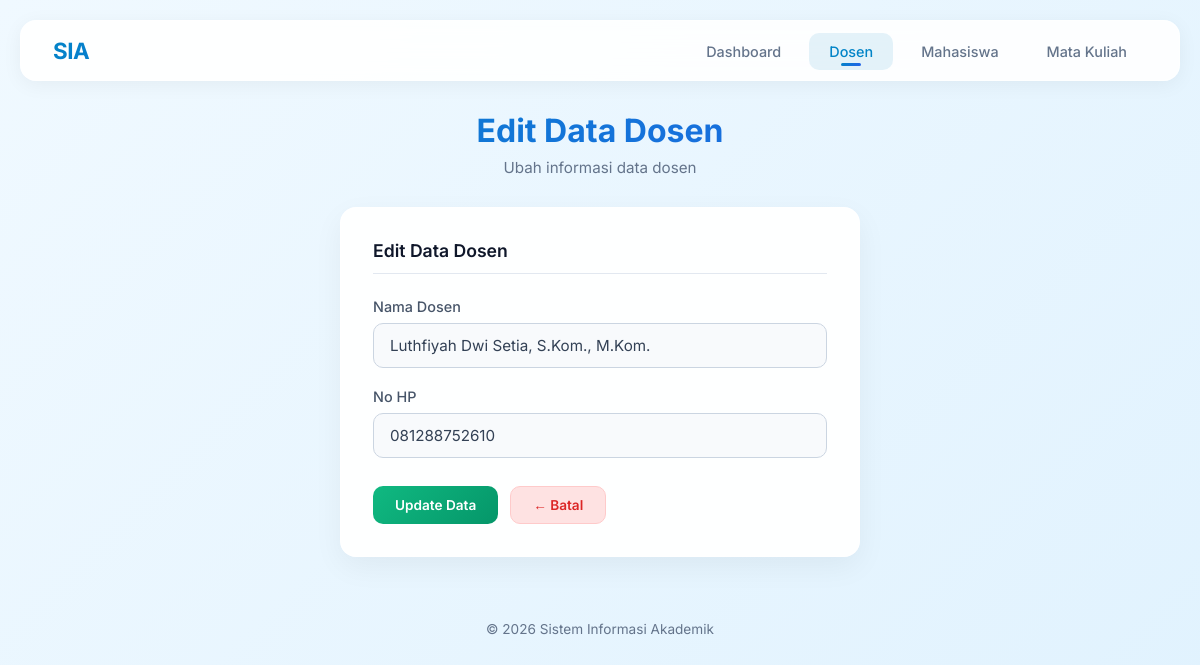
The page /edit_dosen.php?idDosen=1 on the database its author committed.
### tables this page shows
CREATE TABLE IF NOT EXISTS t_dosen (
    idDosen INT AUTO_INCREMENT PRIMARY KEY,
    namaDosen VARCHAR(50),
    noHPdosen VARCHAR(25)
);

### edit_dosen.php (the view, shortened to what this page needs)
<?php
  include 'koneksi.php';
  if (isset($_GET['idDosen'])) {
    $id = ($_GET["idDosen"]);
    $query = "SELECT * FROM t_dosen WHERE idDosen='$id'";
    $result = mysqli_query($link, $query);
    $data = mysqli_fetch_assoc($result);
  } else {
    header("location:view_dosen.php");
    exit;
  }
?>
<!DOCTYPE html>
<html lang="id">
<head>
    <link rel="stylesheet" href="style.css">
</head>
<body>
    <nav class="navbar">
        <div class="brand">SIA <span>| Sistem Informasi Akademik</span></div>
        <ul class="nav-links">
            <li><a href="index.php">Dashboard</a></li>
            <li><a href="view_dosen.php" class="active">Dosen</a></li>
            <li><a href="view_mahasiswa.php">Mahasiswa</a></li>
            <li><a href="view_matkul.php">Mata Kuliah</a></li>
        </ul>
    </nav>
    <div class="page-header fade-in">
        <h1>Edit Data Dosen</h1>
        <p>Ubah informasi data dosen</p>
    </div>
    <div class="card form-card fade-in">
        <div class="form-title">Edit Data Dosen</div>
        <form action="proses_editdosen.php" method="post">
            <div class="form-group">
                <label for="namaDosen">Nama Dosen</label>
                <input type="text" name="namaDosen" id="namaDosen" value="<?php echo $data['namaDosen']; ?>" required>
            </div>
            <div class="form-group">
                <label for="noHPdosen">No HP</label>
                <input type="tel" name="noHPdosen" id="noHPdosen" value="<?php echo $data['noHPdosen']; ?>" required>
            </div>
            <div class="form-actions">
                <button type="submit" name="edit" class="btn btn-success">Update Data</button>
                <a href="view_dosen.php" class="btn btn-danger">← Batal</a>
            </div>
        </form>
    </div>
    <div class="footer">
        &copy; <?php echo date('Y'); ?> Sistem Informasi Akademik
    </div>
</body>
</html>

### style.css (style rules this page uses)
* { margin: 0; padding: 0; box-sizing: border-box; }
body { font-family: 'Inter', sans-serif; background: linear-gradient(135deg, #f0f9ff 0%, #e0f2fe 100%); min-height: 100vh; color: #334155; padding: 20px; }
.navbar { background: rgba(255, 255, 255, 0.9); backdrop-filter: blur(20px); border: 1px solid rgba(255, 255, 255, 0.5); border-radius: 16px; padding: 16px 32px; margin-bottom: 30px; display: flex; justify-content: space-between; align-items: center; box-shadow: 0 4px 20px rgba(0, 0, 0, 0.05); }
.navbar .brand { font-size: 1.4rem; font-weight: 700; background: linear-gradient(135deg, #0284c7 0%, #2563eb 100%); -webkit-background-clip: text; -webkit-text-fill-color: transparent; background-clip: text; letter-spacing: -0.5px; }
.navbar .brand span { font-weight: 400; opacity: 0.7; }
.nav-links { display: flex; gap: 8px; list-style: none; }
.nav-links a { text-decoration: none; color: #64748b; padding: 10px 20px; border-radius: 10px; font-size: 0.9rem; font-weight: 500; transition: all 0.3s cubic-bezier(0.4, 0, 0.2, 1); position: relative; }
.nav-links a:hover, .nav-links a.active { color: #0284c7; background: rgba(2, 132, 199, 0.1); }
.nav-links a.active::after { content: ''; position: absolute; bottom: 4px; left: 50%; transform: translateX(-50%); width: 20px; height: 3px; background: linear-gradient(135deg, #0284c7, #2563eb); border-radius: 2px; }
.page-header { text-align: center; margin-bottom: 30px; }
.page-header h1 { font-size: 2rem; font-weight: 700; background: linear-gradient(135deg, #0284c7 0%, #2563eb 100%); -webkit-background-clip: text; -webkit-text-fill-color: transparent; background-clip: text; margin-bottom: 8px; }
.page-header p { color: #64748b; font-size: 0.95rem; }
.card { background: rgba(255, 255, 255, 0.95); backdrop-filter: blur(20px); border: 1px solid rgba(255, 255, 255, 0.8); border-radius: 16px; padding: 32px; box-shadow: 0 10px 30px rgba(0, 0, 0, 0.05); max-width: 900px; margin: 0 auto; }
.card.form-card { max-width: 520px; }
.btn { display: inline-flex; align-items: center; gap: 6px; text-decoration: none; padding: 10px 22px; border-radius: 10px; font-family: 'Inter', sans-serif; font-weight: 600; font-size: 0.85rem; cursor: pointer; border: none; transition: all 0.3s cubic-bezier(0.4, 0, 0.2, 1); }
.btn-success { background: linear-gradient(135deg, #10b981 0%, #059669 100%); color: #fff; }
.btn-danger { background: #fee2e2; color: #dc2626; border: 1px solid #fecaca; }
.form-group { margin-bottom: 20px; }
.form-group label { display: block; margin-bottom: 8px; font-weight: 500; font-size: 0.9rem; color: #475569; }
.form-group input[type="text"], .form-group input[type="number"], .form-group input[type="tel"], .form-group select { width: 100%; padding: 12px 16px; border-radius: 10px; border: 1px solid #cbd5e1; background: #f8fafc; color: #334155; font-family: 'Inter', sans-serif; font-size: 0.95rem; outline: none; transition: all 0.3s; }
.form-group input::placeholder { color: #94a3b8; }
.form-title { font-size: 1.1rem; font-weight: 600; color: #0f172a; margin-bottom: 24px; padding-bottom: 12px; border-bottom: 1px solid #e2e8f0; }
.form-actions { display: flex; gap: 12px; margin-top: 28px; }
.footer { text-align: center; padding: 24px; margin-top: 40px; color: #64748b; font-size: 0.85rem; }
.fade-in { animation: fadeIn 0.5s ease; }

### rows shown on the page
t_dosen: namaDosen "Luthfiyah Dwi Setia, S.Kom., M.Kom.", noHPdosen "081288752610"
